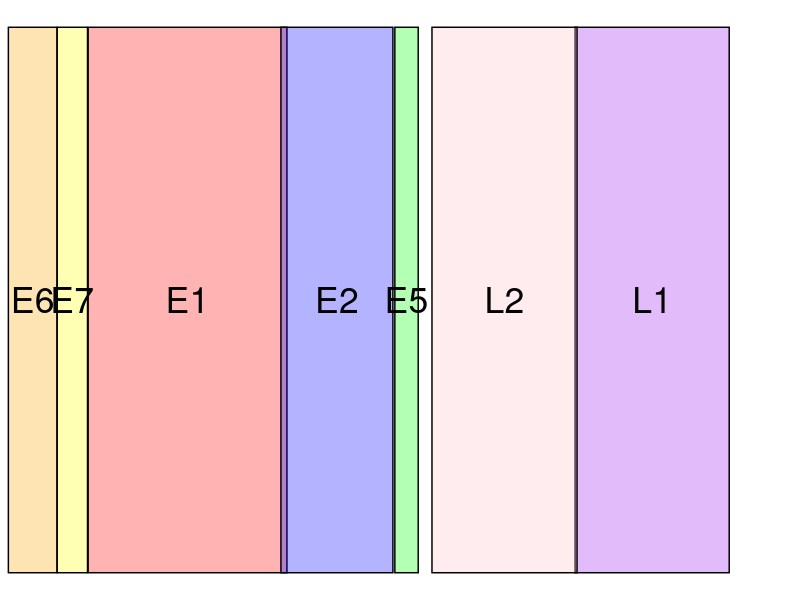
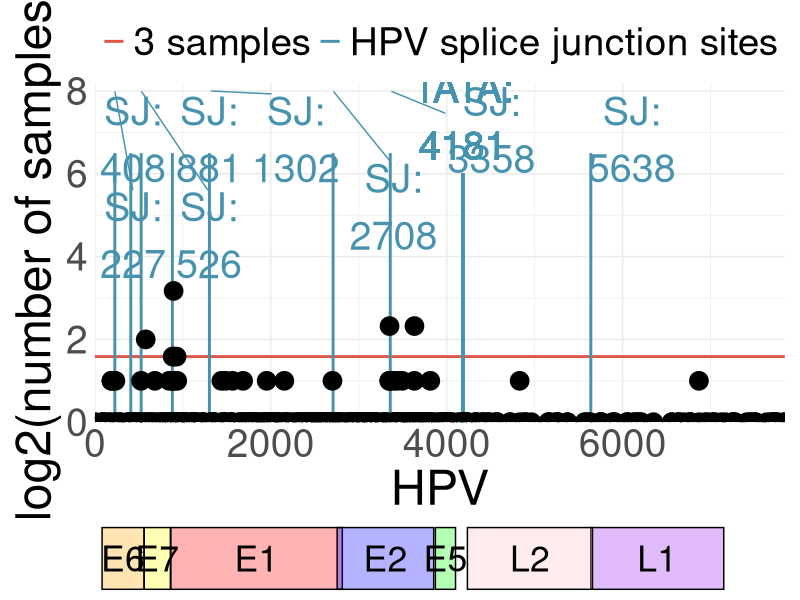
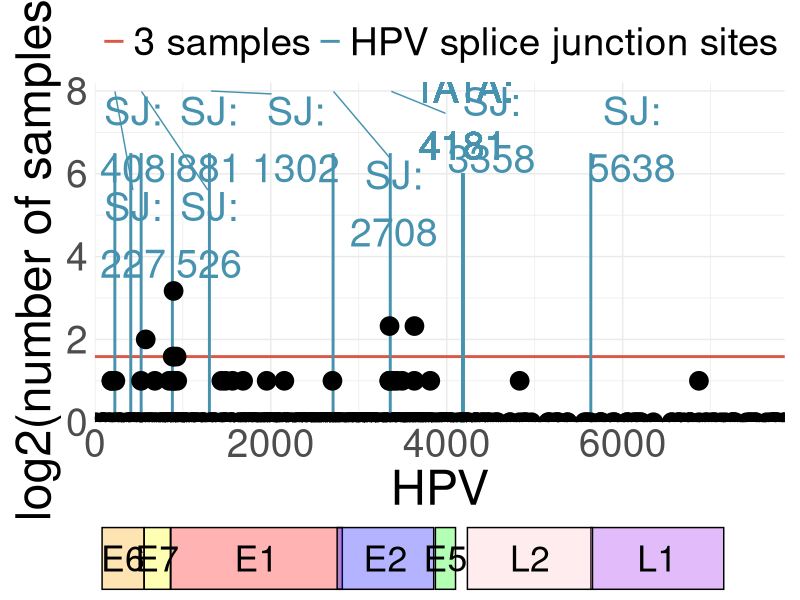

Source code (R) for these figures, in order:
library(dplyr)
library(reshape2)
library(grid)
library(scales)
library(ggrepel)
library(ggplot2)
library(patchwork)
#### the human final information is available from the Supplementary Table S1 

human_final<-read.csv('all_combined_genes_annot_filtered.csv',header = T,stringsAsFactors = F)

double_results<-human_final %>% group_by(HPVStart) %>% summarise(sample_chr_start_number=n_distinct(sample_chr_start),sample_number=n_distinct(SampleID))

double_results_vis<-melt(double_results,id.vars='HPVStart')
double_results_vis<-double_results_vis[double_results_vis$variable=='sample_number',]

splice_sites<-as.data.frame(c(227,408,526,881,1302,2708,3358,5638))
colnames(splice_sites)<-'sites'

# Input genomic data
hpv16_genes <- data.frame(
  HPV_gene = c("E6", "E7", "E1", "E2", "E5", "L1", "L2"),
  start = c(82,  561, 864, 2754,  3871, 5638, 4235),
  end = c(559,  858, 2813, 3852,  4100, 7149, 5657)
)

# Calculate the length of each gene
hpv16_genes <- hpv16_genes %>%
  mutate(length = end - start + 1)

# Calculate ratios
hpv16_genes <- hpv16_genes %>%
  mutate(ratio = length / sum(length))

# Assign colors manually or generate automatically
hpv16_genes <- hpv16_genes %>%
  mutate(color = alpha(c(
    "orange", "yellow", "red", "blue", "green", "purple", "pink"
  ), 0.3))  # Adjust transparency with alpha

# Prepare for ggplot2
hpv16_genes <- hpv16_genes %>%
  mutate(start_ratio = cumsum(c(0, head(ratio, -1))),
         end_ratio = cumsum(ratio))
# Create the base layer for the bottom bar
bottom_bar<-ggplot(hpv16_genes) +
  geom_rect(aes(xmin = start, xmax = end, ymin = -0.05, ymax = 0,
                fill = color),
            color = "black") +  # Optional borders
  geom_text(aes(x = (start + end) / 2, y = -0.025, label = HPV_gene),
            size = 9, color = "black") +
  scale_x_continuous( expand = c(0,0) , limits = c(0,7843) )+
  scale_fill_identity() +  # Use predefined fill colors
  theme_void()  # Remove grid and background
bottom_bar

main_plot<-ggplot(double_results_vis) + geom_hline(aes(yintercept=1.5849, color="3 samples"), size=1)+
geom_text_repel(data=splice_sites, aes(x=sites, y=8, label=paste0('SJ:',"\n",sites)), vjust=0.8, color="#4793AF",size=10)+ 
geom_text(aes(x=4181, y=8, label=paste0('TATA:',"\n","4181")), vjust=0.8, color="#4793AF",size=10)+
geom_segment(data=splice_sites,aes(x=sites,y=0,yend=6.5,color="HPV splice junction sites"), size=1)+
geom_segment(aes(x = 4181,y=0,yend=6),color="#4793AF",size=1)+
scale_x_continuous( expand = c(0,0) , limits = c(0,7843) )+
scale_y_continuous( expand = c(0,0), limits = c(0,8.2) )+
geom_point(aes(x = HPVStart, y = log2(value)),size=6)+
theme_minimal()+theme(text=element_text(size = 35),legend.title = element_blank(),legend.position='top')+labs(x='HPV',y='log2(number of samples)')+scale_color_manual(values=c('3 samples'='#DD5746', 'HPV splice junction sites'='#4793AF'))
final_plot <- main_plot / bottom_bar + plot_layout(heights = c(5, 1)) 
final_plot

png('Figure2B.png',width=27,height=10,units='in',res=300)
final_plot
dev.off()   